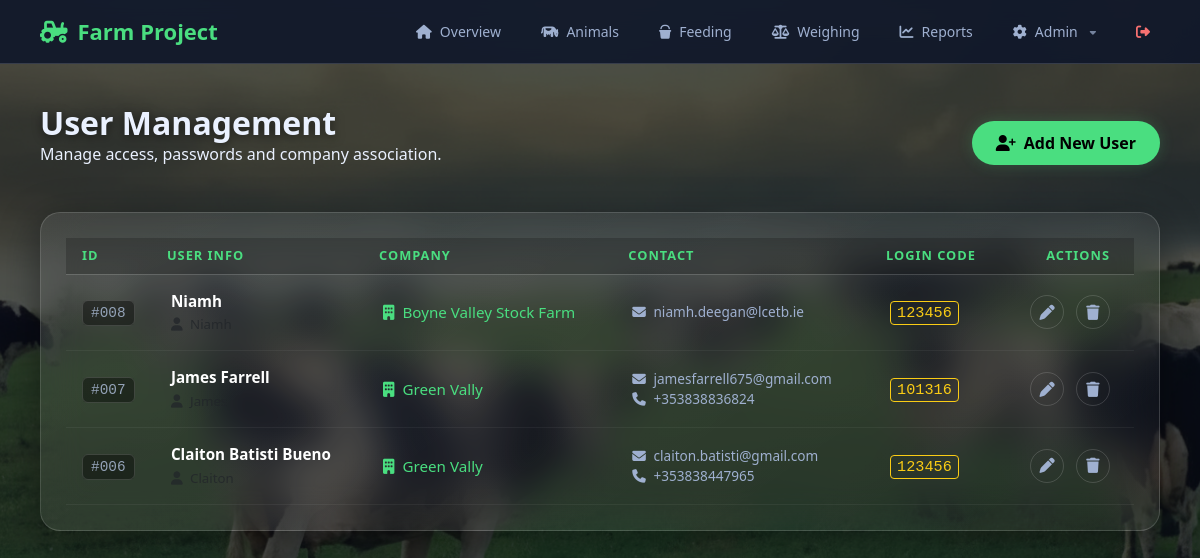
/users.php (signed in), run on the app's committed database.
### tables this page shows
CREATE TABLE `users` (
  `user_id` int(11) NOT NULL,
  `company_id` int(11) DEFAULT NULL,
  `username` varchar(50) NOT NULL,
  `full_name` varchar(150) DEFAULT NULL,
  `email` varchar(150) DEFAULT NULL,
  `phone` varchar(50) DEFAULT NULL,
  `password` varchar(255) NOT NULL,
  `login_code` varchar(10) NOT NULL
);

CREATE TABLE `company` (
  `company_id` int(11) NOT NULL,
  `name` varchar(150) NOT NULL,
  `legal_name` varchar(255) DEFAULT NULL,
  `tax_id` varchar(50) DEFAULT NULL,
  `owner_name` varchar(150) DEFAULT NULL,
  `address` varchar(255) DEFAULT NULL,
  `phone` varchar(50) DEFAULT NULL,
  `email` varchar(150) DEFAULT NULL,
  `logo_path` varchar(255) DEFAULT NULL,
  `created_at` timestamp NOT NULL DEFAULT current_timestamp()
);

### users.php (the view, shortened to what this page needs)
<?php
require_once 'config.php';
$sql_users = "SELECT u.*, c.name as company_name
              FROM users u
              LEFT JOIN company c ON u.company_id = c.company_id
              ORDER BY u.user_id DESC";
$users_list = $conn->query($sql_users);
?>
<!DOCTYPE html>
<html lang="en">
<head>
    <link href="https://cdn.jsdelivr.net/npm/bootstrap@5.3.0/dist/css/bootstrap.min.css" rel="stylesheet">
    <link href="https://cdnjs.cloudflare.com/ajax/libs/font-awesome/6.5.1/css/all.min.css" rel="stylesheet">
</head>
<body>
<header class="topbar">
    <a href="dashboard.php" class="brand"><i class="fa-solid fa-tractor"></i> Farm Project</a>
    <nav class="menu">
        <a href="dashboard.php" class="nav-link"><i class="fa-solid fa-house"></i> Overview</a>
        <a href="animal.php" class="nav-link"><i class="fa-solid fa-cow"></i> Animals</a>
        <a href="feeding.php" class="nav-link"><i class="fa-solid fa-bucket"></i> Feeding</a>
        <a href="weighing.php" class="nav-link"><i class="fa-solid fa-scale-balanced"></i> Weighing</a>
        <a href="reports.php" class="nav-link"><i class="fa-solid fa-chart-line"></i> Reports</a>
        <div class="dropdown">
            <button class="dropbtn">
                <i class="fa-solid fa-gear"></i> Admin <i class="fa-solid fa-caret-down" style="font-size:10px; margin-left:4px; opacity: 0.7;"></i>
            </button>
        </div>
        <a href="dashboard.php?logout=true" class="nav-link" style="color:#f87171 !important" title="Exit"><i class="fa-solid fa-right-from-bracket"></i></a>
    </nav>
</header>
<main class="main">
    <div class="page-header">
        <div>
            <h2>User Management</h2>
            <p>Manage access, passwords and company association.</p>
        </div>
        <button class="btn btn-primary" onclick="openModal('new')">
            <i class="fa-solid fa-user-plus me-2"></i>Add New User
        </button>
    </div>
    <div class="custom-card">
        <div class="table-responsive">
            <table class="table table-hover align-middle mb-0">
                <thead>
                    <tr>
                        <th class="ps-3">ID</th>
                        <th>User Info</th>
                        <th>Company</th>
                        <th>Contact</th>
                        <th>Login Code</th>
                        <th class="text-end pe-4">Actions</th>
                    </tr>
                </thead>
                <tbody>
                    <?php
                    if($users_list && $users_list->num_rows > 0) {
                        while($row = $users_list->fetch_assoc()):
                    ?>
                    <tr>
                        <td class="ps-3"><span class="id-badge">#<?= str_pad($row['user_id'], 3, '0', STR_PAD_LEFT) ?></span></td>
                        <td>
                            <div class="fw-bold text-white"><?= htmlspecialchars($row['full_name']) ?></div>
                            <small class="text-muted"><i class="fa-solid fa-user me-1"></i> <?= htmlspecialchars($row['username']) ?></small>
                        </td>
                        <td>
                            <?php if($row['company_name']): ?>
                                <span style="color:#4ade80"><i class="fa-solid fa-building me-1"></i> <?= htmlspecialchars($row['company_name']) ?></span>
                            <?php else: ?>
                                <span class="text-muted text-opacity-50">- No Company -</span>
                            <?php endif; ?>
                        </td>
                        <td>
                            <div style="font-size: 0.85rem; color:var(--muted)">
                                <?php if($row['email']): ?><i class="fa-solid fa-envelope me-1"></i> <?= htmlspecialchars($row['email']) ?><br><?php endif; ?>
                                <?php if($row['phone']): ?><i class="fa-solid fa-phone me-1"></i> <?= htmlspecialchars($row['phone']) ?><?php endif; ?>
                            </div>
                        </td>
                        <td>
                            <span style="font-family:monospace; color:#facc15; border:1px solid #facc15; padding:2px 6px; border-radius:4px;">
                                <?= htmlspecialchars($row['login_code']) ?>
                            </span>
                        </td>
                        <td class="text-end pe-4">
                            <button class="action-btn me-2" onclick='openModal("edit", <?= json_encode($row) ?>)' title="Edit">
                                <i class="fa-solid fa-pen"></i>
                            </button>
                            <a href="?delete=<?= $row['user_id'] ?>" class="action-btn delete" onclick="return confirm('Delete this user?');" title="Delete">
                                <i class="fa-solid fa-trash"></i>
                            </a>
                        </td>
                    </tr>
                    <?php endwhile;
                    } else {
                        echo "<tr><td colspan='6' class='text-center py-5 text-muted'>No users found.</td></tr>";
                    }
                    ?>
                </tbody>
            </table>
        </div>
    </div>
</main>
</body>
</html>

### users.php (style rules this page uses)
:root { --brand: #4ade80; --bg-dark: #05070a; --panel: rgba(20, 26, 38, 0.85); --border: rgba(255, 255, 255, 0.15); --text: #eaf1ff; --muted: #9fb0d0; --input-bg: rgba(0, 0, 0, 0.4); }
body { background-color: var(--bg-dark); background-image: url('assets/img/dowloag.png'); background-size: cover; background-position: center; background-attachment: fixed; color: var(--text); font-family: "Segoe UI", sans-serif; overflow-x: hidden; }
body::before { content: ""; position: fixed; top: 0; left: 0; width: 100%; height: 100%; background: rgba(10, 15, 25, 0.7); z-index: -1; }
.topbar { background: rgba(15, 23, 42, 0.9); padding: 0 40px; height: 64px; display: flex; justify-content: space-between; align-items: center; border-bottom: 1px solid var(--border); backdrop-filter: blur(15px); position: sticky; top: 0; z-index: 1000; }
.brand { font-size: 22px; font-weight: 700; color: var(--brand); display:flex; gap:10px; align-items:center; text-decoration: none; }
.menu { display:flex; gap:20px; align-items:center; height: 100%; }
.menu a.nav-link { color: var(--muted); text-decoration:none; display:flex; gap:8px; align-items:center; font-size:14px; transition:.2s; height: 100%; padding: 0 10px; }
.dropdown { position: relative; display: flex; align-items: center; height: 100%; }
.dropbtn { background: transparent; color: var(--muted); font-size: 14px; border: none; cursor: pointer; display: flex; align-items: center; gap: 8px; font-family: inherit; transition: .2s; padding: 0 10px; height: 100%; }
.main { padding: 40px; min-height: calc(100vh - 64px); max-width: 1300px; margin: 0 auto; }
.page-header { display: flex; justify-content: space-between; align-items: center; margin-bottom: 30px; }
.page-header h2 { font-size: 32px; font-weight: 700; margin: 0; text-shadow: 0 2px 10px rgba(0,0,0,0.5); }
.custom-card { background: linear-gradient(145deg, rgba(255,255,255,0.08) 0%, rgba(255,255,255,0.03) 100%); backdrop-filter: blur(20px); border: 1px solid var(--border); border-radius: 20px; padding: 25px; box-shadow: 0 10px 40px rgba(0,0,0,0.4); }
.table { --bs-table-bg: transparent; --bs-table-color: var(--text); --bs-table-border-color: var(--border); margin-bottom: 0; }
.table thead th { border-bottom: 1px solid var(--border); color: var(--brand); font-weight: 700; text-transform: uppercase; font-size: 0.8rem; background: rgba(0,0,0,0.2); letter-spacing: 1px; }
.table tbody td { vertical-align: middle; border-bottom: 1px solid rgba(255,255,255,0.05); padding: 15px 12px; font-size: 0.95rem; }
.id-badge { font-family: monospace; font-size: 0.9rem; background: rgba(0,0,0,0.4); color: #94a3b8; padding: 4px 8px; border-radius: 6px; border: 1px solid var(--border); }
.btn-primary { background-color: var(--brand); border: none; color: #000; font-weight: 700; padding: 10px 24px; border-radius: 50px; box-shadow: 0 0 15px rgba(74, 222, 128, 0.2); transition: 0.3s; }
.action-btn { width: 34px; height: 34px; border-radius: 50%; display: inline-flex; align-items: center; justify-content: center; border: 1px solid var(--border); background: transparent; color: var(--muted); transition: 0.2s; text-decoration: none; }

### data on the page
users: user_id "008", full_name "Niamh", company.name "Boyne Valley Stock Farm", email "niamh.deegan@lcetb.ie", login_code "123456"
users: user_id "007", full_name "James Farrell", company.name "Green Vally", email "jamesfarrell675@gmail.com", phone "+353838836824", login_code "101316"
users: user_id "006", full_name "Claiton Batisti Bueno", company.name "Green Vally", email "claiton.batisti@gmail.com", phone "+353838447965", login_code "123456"
